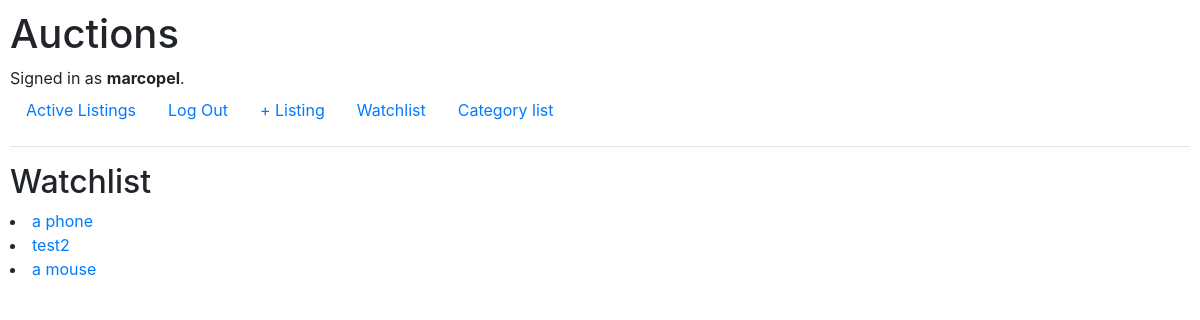
/wishlist (signed in), run on an earlier commit of the app's database.
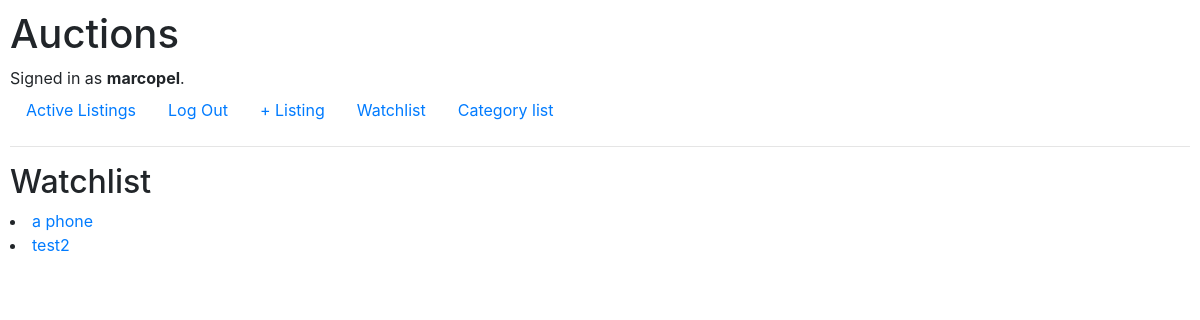
And on a later commit of the database.
### auctions/models.py (models this page shows, shortened)
class Wishlist(models.Model):
    product = models.ForeignKey(AuctionListing, related_name="wishlist",
                                on_delete= models.CASCADE,
                                null=True, blank=True)
    user = models.ForeignKey(User, on_delete=models.CASCADE)
    def __str__(self):
        return f"{self.product}"

class AuctionListing(models.Model):
    product = models.CharField(max_length=255)
    description = models.TextField(default="none")
    category = models.CharField(max_length=255)
    initial_price = models.PositiveIntegerField(default=0)
    sold = models.BooleanField(default=False)
    user = models.ForeignKey(User, on_delete=models.CASCADE)
    image = models.ImageField(null=True, blank=True, upload_to='images/')
    def __str__(self):
        return f"{self.product}"

### auctions/views.py (the view)
# urls.py: path("wishlist", views.wishlist, name="wishlist"),
def wishlist(request):
    user = request.user
    wishlist_objects = Wishlist.objects.filter(user=user)
    print(wishlist_objects)
    context = {'wishlist_objects': wishlist_objects}
    return render(request, 'auctions/wishlist.html', context)

### auctions/templates/auctions/wishlist.html (shortened to what this page needs)
{% extends "auctions/layout.html" %}
{% block body %}
<h2>Watchlist</h2>
{% if wishlist_objects %}
        {% for wishlist_object in wishlist_objects %}
            <li><a href="{% url 'listing_detail' wishlist_object.product.id %}">{{ wishlist_object.product }}</a></li>
        {% endfor %}
{% endif %}
{% endblock body%}

What changed in the data, as far as the page shows it:
removed Wishlist: product "a mouse"
